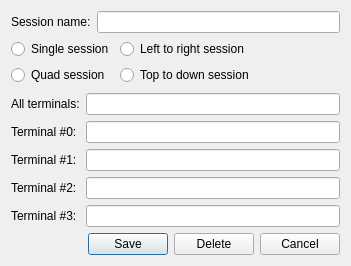
<?xml version="1.0" encoding="UTF-8"?>
<ui version="4.0">
 <class>SessionEdit</class>
 <widget class="QDialog" name="SessionEdit">
  <property name="geometry">
   <rect>
    <x>0</x>
    <y>0</y>
    <width>351</width>
    <height>266</height>
   </rect>
  </property>
  <property name="windowTitle">
   <string>Dialog</string>
  </property>
  <property name="modal">
   <bool>true</bool>
  </property>
  <layout class="QVBoxLayout" name="verticalLayout">
   <item>
    <layout class="QHBoxLayout" name="horizontalLayout_2">
     <item>
      <widget class="QLabel" name="label_6">
       <property name="text">
        <string>Session name:</string>
       </property>
       <property name="buddy">
        <cstring>sessionNameEdit</cstring>
       </property>
      </widget>
     </item>
     <item>
      <widget class="QLineEdit" name="sessionNameEdit"/>
     </item>
    </layout>
   </item>
   <item>
    <layout class="QFormLayout" name="formLayout_2">
     <property name="labelAlignment">
      <set>Qt::AlignLeading|Qt::AlignLeft|Qt::AlignVCenter</set>
     </property>
     <item row="0" column="0">
      <widget class="QRadioButton" name="singleSessionButton">
       <property name="text">
        <string>Single session</string>
       </property>
      </widget>
     </item>
     <item row="0" column="1">
      <widget class="QRadioButton" name="verticalSessionButton">
       <property name="text">
        <string>Left to right session</string>
       </property>
      </widget>
     </item>
     <item row="1" column="0">
      <widget class="QRadioButton" name="quadSessionButton">
       <property name="text">
        <string>Quad session</string>
       </property>
      </widget>
     </item>
     <item row="1" column="1">
      <widget class="QRadioButton" name="horizontalSessionButton">
       <property name="text">
        <string>Top to down session</string>
       </property>
      </widget>
     </item>
    </layout>
   </item>
   <item>
    <layout class="QFormLayout" name="formLayout">
     <item row="0" column="0">
      <widget class="QLabel" name="label_5">
       <property name="text">
        <string>All terminals:</string>
       </property>
       <property name="buddy">
        <cstring>commonCommandEdit</cstring>
       </property>
      </widget>
     </item>
     <item row="0" column="1">
      <widget class="QLineEdit" name="commonCommandEdit"/>
     </item>
     <item row="1" column="0">
      <widget class="QLabel" name="label">
       <property name="text">
        <string>Terminal #0:</string>
       </property>
       <property name="buddy">
        <cstring>command0Edit</cstring>
       </property>
      </widget>
     </item>
     <item row="1" column="1">
      <widget class="QLineEdit" name="command0Edit"/>
     </item>
     <item row="2" column="0">
      <widget class="QLabel" name="label_2">
       <property name="text">
        <string>Terminal #1:</string>
       </property>
       <property name="buddy">
        <cstring>command1Edit</cstring>
       </property>
      </widget>
     </item>
     <item row="2" column="1">
      <widget class="QLineEdit" name="command1Edit"/>
     </item>
     <item row="3" column="0">
      <widget class="QLabel" name="label_3">
       <property name="text">
        <string>Terminal #2:</string>
       </property>
       <property name="buddy">
        <cstring>command2Edit</cstring>
       </property>
      </widget>
     </item>
     <item row="3" column="1">
      <widget class="QLineEdit" name="command2Edit"/>
     </item>
     <item row="4" column="0">
      <widget class="QLabel" name="label_4">
       <property name="text">
        <string>Terminal #3:</string>
       </property>
       <property name="buddy">
        <cstring>command3Edit</cstring>
       </property>
      </widget>
     </item>
     <item row="4" column="1">
      <widget class="QLineEdit" name="command3Edit"/>
     </item>
    </layout>
   </item>
   <item>
    <layout class="QHBoxLayout" name="horizontalLayout">
     <item>
      <spacer name="horizontalSpacer">
       <property name="orientation">
        <enum>Qt::Horizontal</enum>
       </property>
       <property name="sizeHint" stdset="0">
        <size>
         <width>40</width>
         <height>20</height>
        </size>
       </property>
      </spacer>
     </item>
     <item>
      <widget class="QPushButton" name="saveButton">
       <property name="text">
        <string>Save</string>
       </property>
       <property name="default">
        <bool>true</bool>
       </property>
      </widget>
     </item>
     <item>
      <widget class="QPushButton" name="deleteButton">
       <property name="text">
        <string>Delete</string>
       </property>
      </widget>
     </item>
     <item>
      <widget class="QPushButton" name="cancelButton">
       <property name="text">
        <string>Cancel</string>
       </property>
      </widget>
     </item>
    </layout>
   </item>
  </layout>
 </widget>
 <tabstops>
  <tabstop>sessionNameEdit</tabstop>
  <tabstop>singleSessionButton</tabstop>
  <tabstop>quadSessionButton</tabstop>
  <tabstop>verticalSessionButton</tabstop>
  <tabstop>horizontalSessionButton</tabstop>
  <tabstop>commonCommandEdit</tabstop>
  <tabstop>command0Edit</tabstop>
  <tabstop>command1Edit</tabstop>
  <tabstop>command2Edit</tabstop>
  <tabstop>command3Edit</tabstop>
  <tabstop>saveButton</tabstop>
  <tabstop>cancelButton</tabstop>
 </tabstops>
 <resources/>
 <connections>
  <connection>
   <sender>cancelButton</sender>
   <signal>clicked()</signal>
   <receiver>SessionEdit</receiver>
   <slot>reject()</slot>
   <hints>
    <hint type="sourcelabel">
     <x>345</x>
     <y>257</y>
    </hint>
    <hint type="destinationlabel">
     <x>175</x>
     <y>111</y>
    </hint>
   </hints>
  </connection>
  <connection>
   <sender>deleteButton</sender>
   <signal>clicked()</signal>
   <receiver>SessionEdit</receiver>
   <slot>deleteSession()</slot>
   <hints>
    <hint type="sourcelabel">
     <x>257</x>
     <y>246</y>
    </hint>
    <hint type="destinationlabel">
     <x>128</x>
     <y>230</y>
    </hint>
   </hints>
  </connection>
  <connection>
   <sender>sessionNameEdit</sender>
   <signal>textChanged(QString)</signal>
   <receiver>SessionEdit</receiver>
   <slot>sessionNameChanged(QString)</slot>
   <hints>
    <hint type="sourcelabel">
     <x>256</x>
     <y>24</y>
    </hint>
    <hint type="destinationlabel">
     <x>277</x>
     <y>74</y>
    </hint>
   </hints>
  </connection>
  <connection>
   <sender>saveButton</sender>
   <signal>clicked()</signal>
   <receiver>SessionEdit</receiver>
   <slot>accept()</slot>
   <hints>
    <hint type="sourcelabel">
     <x>201</x>
     <y>246</y>
    </hint>
    <hint type="destinationlabel">
     <x>102</x>
     <y>246</y>
    </hint>
   </hints>
  </connection>
 </connections>
 <slots>
  <slot>deleteSession()</slot>
  <slot>sessionNameChanged(QString)</slot>
 </slots>
</ui>
